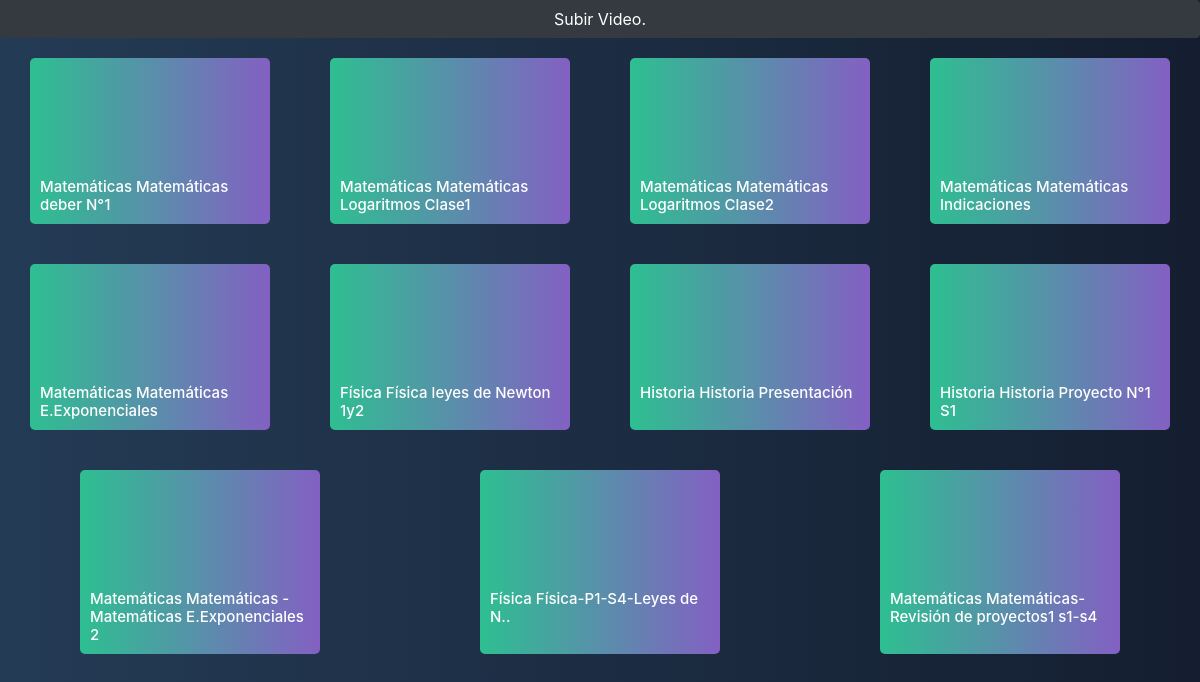
Page /src/home.php on the committed database.
### tables this page shows
CREATE TABLE `asignatura_1` (
  `id` int(11) NOT NULL,
  `materia` varchar(100) NOT NULL,
  `titulo` varchar(100) NOT NULL,
  `link_video` varchar(200) NOT NULL,
  `fecha` datetime NOT NULL DEFAULT current_timestamp()
);

### src/home.php (the view, shortened to what this page needs)
<?php include 'php/conn.php';?>
<!DOCTYPE html>
<html lang="en">
<head>
    <link rel="stylesheet" href="https://cdn.jsdelivr.net/npm/bootstrap@4.5.3/dist/css/bootstrap.min.css">
    <link rel="stylesheet" href="css/home.css">
</head>
<body>
<button type="button" class="btn btn-dark ml-auto btn-block" data-toggle="modal" data-target="#exampleModal">
  Subir Video.
</button>
    <div class="contatiner">
<?php
    $query = " SELECT * FROM asignatura_1";
    $consult = mysqli_query($conn,$query);
    while ($row = mysqli_fetch_array($consult)) { ?>
        <div class="box">
            <a href="asset/list_video.php?id=<?php echo $row['id']?>">
              <video
                class="miniature_video"
                muted width="300"
                height="300"
                src="<?php echo $row['link_video']?>">
              </video>
            </a>
            <h1 class="asignatura">
            <?php echo $row['materia']?>
            <?php echo $row['titulo']?>
            </h1>
        </div>
<?php }?>
    </div>
</body>
</html>

### src/css/home.css (style rules this page uses)
body { background: #141E30; background: -webkit-linear-gradient(to right, #243B55, #141E30); background: linear-gradient(to right, #243B55, #141E30); }
.contatiner { width: 100%; height: auto; display: flex; flex-direction: row; justify-content: space-around; flex-flow: wrap; color: #fff; }
.box { width: 20%; height: auto; margin: 20px; box-sizing: border-box; font-size: 50px; border-radius: 5px; background: #8360c3; background: -webkit-linear-gradient(to right, #2ebf91, #8360c3); background: linear-gradient(to right, #2ebf91, #8360c3); }
.asignatura { font-size: 15px; margin: 0; margin-top: -10px; padding: 10px; }
video { width: 100%; height: auto; }
.miniature_video { width: 100%; margin: 0; display: flex; }

### rows in the picture
asignatura_1: materia "Matemáticas", titulo "Matemáticas deber N°1"
asignatura_1: materia "Matemáticas", titulo "Matemáticas Logaritmos Clase1"
asignatura_1: materia "Matemáticas", titulo "Matemáticas Logaritmos Clase2"
asignatura_1: materia "Matemáticas", titulo "Matemáticas Indicaciones"
asignatura_1: materia "Matemáticas", titulo "Matemáticas E.Exponenciales"
asignatura_1: materia "Física", titulo "Física leyes de Newton 1y2"
asignatura_1: materia "Historia", titulo "Historia Presentación"
asignatura_1: materia "Historia", titulo "Historia Proyecto N°1 S1"
asignatura_1: materia "Matemáticas", titulo "Matemáticas -Matemáticas E.Exponenciales 2"
asignatura_1: materia "Física", titulo "Física-P1-S4-Leyes de N.."
asignatura_1: materia "Matemáticas", titulo "Matemáticas-Revisión de proyectos1 s1-s4"
